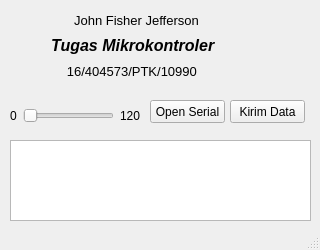
<?xml version="1.0" encoding="UTF-8"?>
<ui version="4.0">
 <class>MainWindow</class>
 <widget class="QMainWindow" name="MainWindow">
  <property name="geometry">
   <rect>
    <x>0</x>
    <y>0</y>
    <width>320</width>
    <height>250</height>
   </rect>
  </property>
  <property name="windowTitle">
   <string>MainWindow</string>
  </property>
  <widget class="QWidget" name="centralwidget">
   <widget class="QTextEdit" name="textEdit_LogMessage">
    <property name="geometry">
     <rect>
      <x>10</x>
      <y>140</y>
      <width>301</width>
      <height>81</height>
     </rect>
    </property>
   </widget>
   <widget class="QPushButton" name="pushButton_OpenSerial">
    <property name="geometry">
     <rect>
      <x>150</x>
      <y>100</y>
      <width>75</width>
      <height>23</height>
     </rect>
    </property>
    <property name="text">
     <string>Open Serial</string>
    </property>
   </widget>
   <widget class="QPushButton" name="pushButton_KirimData">
    <property name="geometry">
     <rect>
      <x>230</x>
      <y>100</y>
      <width>75</width>
      <height>23</height>
     </rect>
    </property>
    <property name="text">
     <string>Kirim Data</string>
    </property>
   </widget>
   <widget class="QWidget" name="horizontalLayoutWidget">
    <property name="geometry">
     <rect>
      <x>10</x>
      <y>100</y>
      <width>131</width>
      <height>31</height>
     </rect>
    </property>
    <layout class="QHBoxLayout" name="horizontalLayout">
     <item>
      <widget class="QLabel" name="label_2">
       <property name="text">
        <string>0</string>
       </property>
      </widget>
     </item>
     <item>
      <widget class="QSlider" name="horizontalSlider_PWM">
       <property name="enabled">
        <bool>true</bool>
       </property>
       <property name="sizePolicy">
        <sizepolicy hsizetype="Expanding" vsizetype="Fixed">
         <horstretch>0</horstretch>
         <verstretch>120</verstretch>
        </sizepolicy>
       </property>
       <property name="sizeIncrement">
        <size>
         <width>120</width>
         <height>0</height>
        </size>
       </property>
       <property name="minimum">
        <number>0</number>
       </property>
       <property name="maximum">
        <number>120</number>
       </property>
       <property name="singleStep">
        <number>0</number>
       </property>
       <property name="pageStep">
        <number>10</number>
       </property>
       <property name="value">
        <number>0</number>
       </property>
       <property name="sliderPosition">
        <number>0</number>
       </property>
       <property name="orientation">
        <enum>Qt::Horizontal</enum>
       </property>
      </widget>
     </item>
     <item>
      <widget class="QLabel" name="label_3">
       <property name="text">
        <string>120</string>
       </property>
      </widget>
     </item>
    </layout>
   </widget>
   <widget class="QWidget" name="gridLayoutWidget">
    <property name="geometry">
     <rect>
      <x>20</x>
      <y>10</y>
      <width>291</width>
      <height>71</height>
     </rect>
    </property>
    <property name="font">
     <font>
      <weight>50</weight>
      <bold>false</bold>
     </font>
    </property>
    <layout class="QGridLayout" name="gridLayout">
     <item row="1" column="0">
      <widget class="QLabel" name="label">
       <property name="maximumSize">
        <size>
         <width>1000</width>
         <height>1000</height>
        </size>
       </property>
       <property name="font">
        <font>
         <pointsize>12</pointsize>
         <weight>75</weight>
         <italic>true</italic>
         <bold>true</bold>
        </font>
       </property>
       <property name="layoutDirection">
        <enum>Qt::RightToLeft</enum>
       </property>
       <property name="frameShadow">
        <enum>QFrame::Plain</enum>
       </property>
       <property name="text">
        <string>       Tugas Mikrokontroler</string>
       </property>
       <property name="margin">
        <number>36</number>
       </property>
      </widget>
     </item>
     <item row="2" column="0">
      <widget class="QLabel" name="label_4">
       <property name="font">
        <font>
         <pointsize>10</pointsize>
         <weight>50</weight>
         <bold>false</bold>
        </font>
       </property>
       <property name="text">
        <string>             16/404573/PTK/10990</string>
       </property>
      </widget>
     </item>
     <item row="0" column="0">
      <widget class="QLabel" name="label_5">
       <property name="font">
        <font>
         <pointsize>10</pointsize>
         <weight>50</weight>
         <bold>false</bold>
        </font>
       </property>
       <property name="text">
        <string>               John Fisher Jefferson</string>
       </property>
      </widget>
     </item>
    </layout>
   </widget>
  </widget>
  <widget class="QStatusBar" name="statusbar"/>
  <action name="actionOpen">
   <property name="text">
    <string>Open</string>
   </property>
  </action>
  <action name="actionSave">
   <property name="text">
    <string>Save</string>
   </property>
  </action>
  <action name="actionExit">
   <property name="text">
    <string>Exit</string>
   </property>
  </action>
  <action name="actionExit_2">
   <property name="text">
    <string>Exit</string>
   </property>
  </action>
 </widget>
 <resources/>
 <connections/>
</ui>
